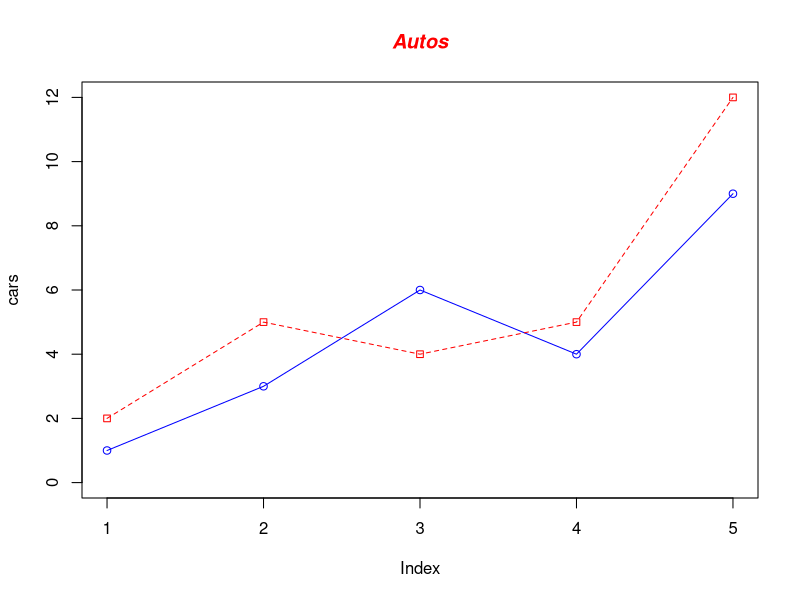

This figure's R source:
# Define 2 vectors
# cars - c(1, 3, 6, 4, 9)
# trucks - c(2, 5, 4, 5, 12)

# Graph cars using a y-axis that ranges from 0 to 12
# plot(cars, type = "o", col = "blue", ylim = c(0, 12))

# Graph trucks with red dashed lines and square points
# lines(trucks, type = "o", pch = 22, lty = 2, col = "red")

# Create a title with a red, bold/italic font
# title(main = "Autos", col.main = "red", font.main = 4)


# The code you provided contains a couple of errors in how the variables cars and trucks are defined. You should use the assignment operator <- to define variables in R. Here's the corrected code:

# Define 2 vectors
cars <- c(1, 3, 6, 4, 9)
trucks <- c(2, 5, 4, 5, 12)

# Graph cars using a y-axis that ranges from 0 to 12
plot(cars, type = "o", col = "blue", ylim = c(0, 12))

# Graph trucks with red dashed lines and square points
lines(trucks, type = "o", pch = 22, lty = 2, col = "red")

# Create a title with a red, bold/italic font
title(main = "Autos", col.main = "red", font.main = 4)

# With these corrections, your code should work as intended, creating a plot with blue lines for cars and red dashed lines with square points for trucks, along with the specified title.
